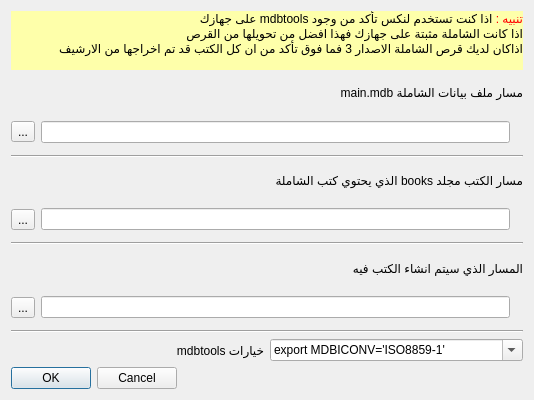
<?xml version="1.0" encoding="UTF-8"?>
<ui version="4.0">
 <class>Dialogcdrom</class>
 <widget class="QDialog" name="Dialogcdrom">
  <property name="geometry">
   <rect>
    <x>0</x>
    <y>0</y>
    <width>534</width>
    <height>400</height>
   </rect>
  </property>
  <property name="windowTitle">
   <string>تحويل كتب الشاملة</string>
  </property>
  <layout class="QVBoxLayout" name="verticalLayout">
   <item>
    <widget class="QLabel" name="label_4">
     <property name="palette">
      <palette>
       <active>
        <colorrole role="Button">
         <brush brushstyle="SolidPattern">
          <color alpha="255">
           <red>254</red>
           <green>255</green>
           <blue>170</blue>
          </color>
         </brush>
        </colorrole>
        <colorrole role="Text">
         <brush brushstyle="SolidPattern">
          <color alpha="255">
           <red>0</red>
           <green>0</green>
           <blue>0</blue>
          </color>
         </brush>
        </colorrole>
        <colorrole role="Base">
         <brush brushstyle="SolidPattern">
          <color alpha="255">
           <red>254</red>
           <green>255</green>
           <blue>170</blue>
          </color>
         </brush>
        </colorrole>
        <colorrole role="Window">
         <brush brushstyle="SolidPattern">
          <color alpha="255">
           <red>254</red>
           <green>255</green>
           <blue>170</blue>
          </color>
         </brush>
        </colorrole>
       </active>
       <inactive>
        <colorrole role="Button">
         <brush brushstyle="SolidPattern">
          <color alpha="255">
           <red>254</red>
           <green>255</green>
           <blue>170</blue>
          </color>
         </brush>
        </colorrole>
        <colorrole role="Text">
         <brush brushstyle="SolidPattern">
          <color alpha="255">
           <red>0</red>
           <green>0</green>
           <blue>0</blue>
          </color>
         </brush>
        </colorrole>
        <colorrole role="Base">
         <brush brushstyle="SolidPattern">
          <color alpha="255">
           <red>254</red>
           <green>255</green>
           <blue>170</blue>
          </color>
         </brush>
        </colorrole>
        <colorrole role="Window">
         <brush brushstyle="SolidPattern">
          <color alpha="255">
           <red>254</red>
           <green>255</green>
           <blue>170</blue>
          </color>
         </brush>
        </colorrole>
       </inactive>
       <disabled>
        <colorrole role="Button">
         <brush brushstyle="SolidPattern">
          <color alpha="255">
           <red>254</red>
           <green>255</green>
           <blue>170</blue>
          </color>
         </brush>
        </colorrole>
        <colorrole role="Text">
         <brush brushstyle="SolidPattern">
          <color alpha="255">
           <red>132</red>
           <green>132</green>
           <blue>132</blue>
          </color>
         </brush>
        </colorrole>
        <colorrole role="Base">
         <brush brushstyle="SolidPattern">
          <color alpha="255">
           <red>254</red>
           <green>255</green>
           <blue>170</blue>
          </color>
         </brush>
        </colorrole>
        <colorrole role="Window">
         <brush brushstyle="SolidPattern">
          <color alpha="255">
           <red>254</red>
           <green>255</green>
           <blue>170</blue>
          </color>
         </brush>
        </colorrole>
       </disabled>
      </palette>
     </property>
     <property name="styleSheet">
      <string notr="true">background-color: rgb(254, 255, 170);</string>
     </property>
     <property name="text">
      <string>&lt;!DOCTYPE HTML PUBLIC &quot;-//W3C//DTD HTML 4.0//EN&quot; &quot;http://www.w3.org/TR/REC-html40/strict.dtd&quot;&gt;
&lt;html&gt;&lt;head&gt;&lt;meta name=&quot;qrichtext&quot; content=&quot;1&quot; /&gt;&lt;style type=&quot;text/css&quot;&gt;
p, li { white-space: pre-wrap; }
&lt;/style&gt;&lt;/head&gt;&lt;body style=&quot; font-family:'Hacen Casablanca Light'; font-size:9pt; font-weight:400; font-style:normal;&quot;&gt;
&lt;p dir='rtl' style=&quot; margin-top:0px; margin-bottom:0px; margin-left:0px; margin-right:0px; -qt-block-indent:0; text-indent:0px;&quot;&gt;&lt;span style=&quot; color:#ff0000;&quot;&gt;تنبيه : &lt;/span&gt;&lt;span style=&quot; color:#000000;&quot;&gt;اذا كنت تستخدم لنكس تأكد من وجود mdbtools على جهازك&lt;/span&gt;&lt;/p&gt;
&lt;p dir='rtl' style=&quot; margin-top:0px; margin-bottom:0px; margin-left:0px; margin-right:0px; -qt-block-indent:0; text-indent:0px;&quot;&gt;&lt;span style=&quot; color:#000000;&quot;&gt;اذا كانت الشاملة مثبتة على جهازك فهذا افضل من تحويلها من القرص &lt;/span&gt;&lt;/p&gt;
&lt;p dir='rtl' style=&quot; margin-top:0px; margin-bottom:0px; margin-left:0px; margin-right:0px; -qt-block-indent:0; text-indent:0px;&quot;&gt;&lt;span style=&quot; color:#000000;&quot;&gt;اذاكان لديك قرص الشاملة الاصدار 3 فما فوق تأكد من ان كل الكتب قد تم اخراجها من الارشيف&lt;/span&gt;&lt;/p&gt;
&lt;p align=&quot;right&quot; style=&quot;-qt-paragraph-type:empty; margin-top:0px; margin-bottom:0px; margin-left:0px; margin-right:0px; -qt-block-indent:0; text-indent:0px;&quot;&gt;&lt;/p&gt;&lt;/body&gt;&lt;/html&gt;</string>
     </property>
     <property name="wordWrap">
      <bool>true</bool>
     </property>
    </widget>
   </item>
   <item>
    <widget class="QLabel" name="label">
     <property name="text">
      <string>مسار ملف بيانات الشاملة main.mdb</string>
     </property>
    </widget>
   </item>
   <item>
    <layout class="QHBoxLayout" name="horizontalLayout_2">
     <item>
      <widget class="QToolButton" name="toolButtonMain">
       <property name="text">
        <string>...</string>
       </property>
      </widget>
     </item>
     <item>
      <widget class="QLineEdit" name="lineEditPathMain">
       <property name="text">
        <string/>
       </property>
      </widget>
     </item>
     <item>
      <widget class="QLabel" name="labelPathMain">
       <property name="text">
        <string/>
       </property>
       <property name="pixmap">
        <pixmap resource="../qbooks/ui/images.qrc">:/images/image/edit-delete.png</pixmap>
       </property>
      </widget>
     </item>
    </layout>
   </item>
   <item>
    <widget class="Line" name="line">
     <property name="orientation">
      <enum>Qt::Horizontal</enum>
     </property>
    </widget>
   </item>
   <item>
    <widget class="QLabel" name="label_2">
     <property name="text">
      <string>مسار الكتب مجلد books الذي يحتوي كتب الشاملة</string>
     </property>
    </widget>
   </item>
   <item>
    <layout class="QHBoxLayout" name="horizontalLayout_3">
     <item>
      <widget class="QToolButton" name="toolButtonBooks">
       <property name="text">
        <string>...</string>
       </property>
      </widget>
     </item>
     <item>
      <widget class="QLineEdit" name="lineEditBooks">
       <property name="text">
        <string/>
       </property>
      </widget>
     </item>
     <item>
      <widget class="QLabel" name="labelPathBooks">
       <property name="text">
        <string/>
       </property>
       <property name="pixmap">
        <pixmap resource="../qbooks/ui/images.qrc">:/images/image/edit-delete.png</pixmap>
       </property>
      </widget>
     </item>
    </layout>
   </item>
   <item>
    <widget class="Line" name="line_2">
     <property name="orientation">
      <enum>Qt::Horizontal</enum>
     </property>
    </widget>
   </item>
   <item>
    <widget class="QLabel" name="label_3">
     <property name="text">
      <string>المسار الذي سيتم انشاء الكتب فيه</string>
     </property>
    </widget>
   </item>
   <item>
    <layout class="QHBoxLayout" name="horizontalLayout_4">
     <item>
      <widget class="QToolButton" name="toolButtonBooksNew">
       <property name="text">
        <string>...</string>
       </property>
      </widget>
     </item>
     <item>
      <widget class="QLineEdit" name="lineEditPathBooksNew">
       <property name="text">
        <string/>
       </property>
      </widget>
     </item>
     <item>
      <widget class="QLabel" name="labelPathBooksNew">
       <property name="text">
        <string/>
       </property>
       <property name="pixmap">
        <pixmap resource="../qbooks/ui/images.qrc">:/images/image/edit-delete.png</pixmap>
       </property>
      </widget>
     </item>
    </layout>
   </item>
   <item>
    <widget class="Line" name="line_3">
     <property name="orientation">
      <enum>Qt::Horizontal</enum>
     </property>
    </widget>
   </item>
   <item>
    <layout class="QHBoxLayout" name="horizontalLayout_5">
     <item>
      <widget class="QLabel" name="label_5">
       <property name="text">
        <string>خيارات mdbtools</string>
       </property>
      </widget>
     </item>
     <item>
      <widget class="QComboBox" name="comboBoxMdbEx">
       <property name="editable">
        <bool>true</bool>
       </property>
       <item>
        <property name="text">
         <string>export MDBICONV='ISO8859-1'</string>
        </property>
       </item>
       <item>
        <property name="text">
         <string>export MDB_ICONV='ISO8859-1'</string>
        </property>
       </item>
      </widget>
     </item>
    </layout>
   </item>
   <item>
    <layout class="QHBoxLayout" name="horizontalLayout">
     <item>
      <widget class="QDialogButtonBox" name="buttonBox">
       <property name="sizePolicy">
        <sizepolicy hsizetype="Fixed" vsizetype="Fixed">
         <horstretch>0</horstretch>
         <verstretch>0</verstretch>
        </sizepolicy>
       </property>
       <property name="orientation">
        <enum>Qt::Horizontal</enum>
       </property>
       <property name="standardButtons">
        <set>QDialogButtonBox::Cancel|QDialogButtonBox::Ok</set>
       </property>
      </widget>
     </item>
     <item>
      <spacer name="horizontalSpacer">
       <property name="orientation">
        <enum>Qt::Horizontal</enum>
       </property>
       <property name="sizeHint" stdset="0">
        <size>
         <width>40</width>
         <height>20</height>
        </size>
       </property>
      </spacer>
     </item>
    </layout>
   </item>
  </layout>
 </widget>
 <resources>
  <include location="../qbooks/ui/images.qrc"/>
 </resources>
 <connections>
  <connection>
   <sender>buttonBox</sender>
   <signal>accepted()</signal>
   <receiver>Dialogcdrom</receiver>
   <slot>accept()</slot>
   <hints>
    <hint type="sourcelabel">
     <x>248</x>
     <y>254</y>
    </hint>
    <hint type="destinationlabel">
     <x>157</x>
     <y>274</y>
    </hint>
   </hints>
  </connection>
  <connection>
   <sender>buttonBox</sender>
   <signal>rejected()</signal>
   <receiver>Dialogcdrom</receiver>
   <slot>reject()</slot>
   <hints>
    <hint type="sourcelabel">
     <x>316</x>
     <y>260</y>
    </hint>
    <hint type="destinationlabel">
     <x>286</x>
     <y>274</y>
    </hint>
   </hints>
  </connection>
 </connections>
</ui>
